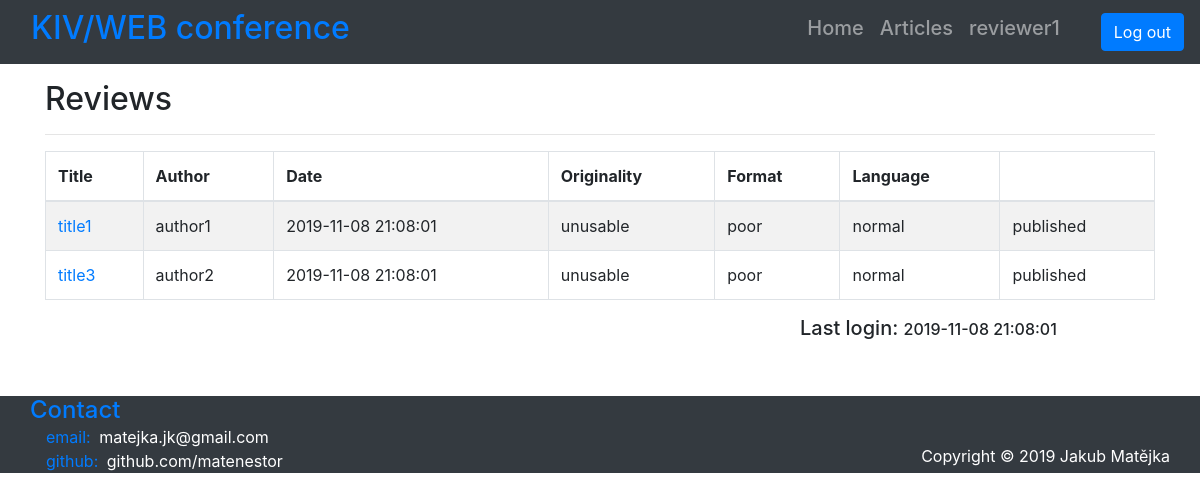
The app's page /index.php?page=user (signed in) with its own data.
### tables this page shows
CREATE TABLE IF NOT EXISTS `review` (
  `id_review` int(11) NOT NULL,
  `user_id_user` int(11) DEFAULT NULL,
  `article_id_article` int(11) NOT NULL,
  `originality` enum('unusable','poor','normal','great') DEFAULT NULL,
  `format` enum('unusable','poor','normal','great') DEFAULT NULL,
  `language` enum('unusable','poor','normal','great') DEFAULT NULL,
  `comment` text DEFAULT NULL
);

CREATE TABLE IF NOT EXISTS `article` (
  `id_article` int(11) NOT NULL,
  `user_id_user` int(11) NOT NULL,
  `title` varchar(256) NOT NULL,
  `author` varchar(128) NOT NULL,
  `date` datetime NOT NULL DEFAULT current_timestamp(),
  `file` varchar(256) NOT NULL,
  `status` enum('reviewing','published','refused') NOT NULL DEFAULT 'reviewing',
  `abstract` text NOT NULL
);

### app/Controllers/ABaseController.php (called while the page is built, shortened)
<?php
abstract class ABaseController {
    protected function getView($view, $title, $data=null) {
        require APP_PATH.DIR_VIEWS.LAYOUT.EXT_VIEW;
        $template = ob_get_clean();
        return $template;
    }
    public function getContent($view, $data) {
        require APP_PATH.DIR_VIEWS.$view.EXT_VIEW;
    }
}

### app/Controllers/ReviewerController.php (called while the page is built)
<?php
class ReviewerController extends ABaseController {
    private $dbReview;
    private $dbUser;
    public function __construct() {
        $this->view = "ReviewerView";
        $this->title = "Reviewer";
        $this->dbReview = new ReviewsModel();
        $this->dbUser = new UserModel();
    }
    public function process() {
        global $login;
        $userName = $login->getLoginUserName();
        $userId = $this->dbUser->getUserID($userName);
        $this->data = $this->dbReview->getAllReviewsOfUser($userId);
        $this->data["last_login"] = $this->dbUser->getUserLastLogin($userName);
        $this->show();
    }
    private function show() {
        $template = parent::getView(
            $this->view,
            $this->title,
            $this->data
        );
        return $template;
    }
}

### app/Controllers/UserController.php (called while the page is built, shortened)
<?php
class UserController extends ABaseController {
    private $dbUser;
    public function __construct() {
        $this->dbUser = new UserModel();
    }
    public function process() {
        global $login;
        $userName = $login->getLoginUserName();
        $userRole = $this->dbUser->getUserRole($userName);
        switch ($userRole) {
            case "reviewer":
                $controller = new ReviewerController();
                break;
        }
        $controller->process();
    }
}

### index.php (called while the page is built, shortened)
<?php
$login = new LoginService();
$router = new RouterService();
$router->route();

### app/Models/BaseModel.php (called while the page is built, shortened)
<?php
class BaseModel {
    private $pdo;
    public function __construct() {
        $this->pdo = $this->connectDB();
    }
    private function connectDB() {
        try {
            $pdo = new PDO("mysql:host=".DB_SERVER.";dbname=".DB_NAME, DB_USER, DB_PASS);
            $pdo->exec("set names utf8");
        }
        catch(PDOException $ex){
            die("Unable to connect to database. Please try again in a few minutes.");
        }
        return $pdo;
    }
    private function disconnectDB() {
        $this->pdo = null;
    }
    protected function executeQuery(string $query) {
        $stmt = $this->pdo->query($query);
        if ($stmt) {
            return $stmt;
        }
        else {
            $error = $this->pdo->errorInfo();
            echo $error[2];
            return null;
        }
    }
    protected function selectFromTable(string $select, string $tableName, string $where="", string $orderBy="", string $sort="", string $groupBy="") {
        $query = "SELECT ".$select." FROM ".$tableName
            .(($where=="")   ? "" : " WHERE ".$where)
            .(($orderBy=="") ? "" : " ORDER BY ".$orderBy)
            .(($sort=="")    ? "" : " ".$sort)
            .(($groupBy=="") ? "" : " GROUP BY ".$groupBy);
        $result = $this->executeQuery($query);
        return $result->fetchAll();
    }
    protected function selectJoin(string $select, string $tableName1, string $tableName2,
                                  string $tableKey1, string $tableKey2, string $groupBy="", string $where="") {
        $query = "SELECT ".$select
                ." FROM ".$tableName1." JOIN ".$tableName2
                ." on ".$tableKey1." = ".$tableKey2
                .(($groupBy=="") ? "" : " GROUP BY ".$groupBy)
                .(($where=="") ? "" : " WHERE ".$where);
        $result = $this->executeQuery($query);
        return $result->fetchAll();
    }
}

### app/Models/UserModel.php (called while the page is built, shortened)
<?php
class UserModel extends BaseModel {
    public function getUserID($userName) {
        return $this->getUserByName($userName)[0]["id_user"];
    }
    private function getUserByName($name) {
        $select = "*";
        $where = "username='$name'";
        return parent::selectFromTable($select, TABLE_USER, $where);
    }
}

### app/services/LoginService.php (called while the page is built, shortened)
<?php
class LoginService {
    private $name;
    private $sess;
    public function __construct() {
        $this->name = "username";
        $this->sess = new SessionService();
    }
    public function getLoginUserName() {
        return $this->sess->readSession($this->name);
    }
}

### app/services/SessionService.php (called while the page is built, shortened)
<?php
class SessionService {
    public function readSession($key) {
        $value = null;
        if($this->isSessionSet($key)) {
            $value = $_SESSION[$key];
        }
        return $value;
    }
    public function isSessionSet($key) {
        return isset($_SESSION[$key]);
    }
}

### app/Models/ReviewsModel.php (called while the page is built, shortened)
<?php
class ReviewsModel extends BaseModel {
    public function getAllReviewsOfUser($id) {
        $select = TABLE_REVIEW.".id_review, ".TABLE_REVIEW.".user_id_user, ".TABLE_REVIEW.".originality, ".TABLE_REVIEW.".format, ".TABLE_REVIEW.".language, ".TABLE_REVIEW.".comment, "
                 .TABLE_ARTICLE.".id_article, ".TABLE_ARTICLE.".title, ".TABLE_ARTICLE.".author, ".TABLE_ARTICLE.".date, ".TABLE_ARTICLE.".file, ".TABLE_ARTICLE.".status";
        $tableKey1 = TABLE_ARTICLE.".id_article";
        $tableKey2 = TABLE_REVIEW.".article_id_article";
        $where = TABLE_REVIEW.".user_id_user = ".$id;
        return parent::selectJoin($select, TABLE_ARTICLE, TABLE_REVIEW, $tableKey1, $tableKey2, "", $where);
    }
}

### app/Views/ReviewerView.phtml (the view)
<p class="h2">Reviews</p>
<hr>
<div class="table-wrapper table-responsive">
    <table class="table table-striped table-bordered">
        <thead>
        <tr>
            <th>Title</th>
            <th>Author</th>
            <th>Date</th>
            <th>Originality</th>
            <th>Format</th>
            <th>Language</th>
            <th></th>
        </tr>
        </thead>
        <tbody>
        <?php foreach ($data as $review): ?>
            <?php if (!is_array($review)) break; ?>
            <tr>
                <td><a href="<?= ROOT_PATH.FILES.$review["title"]; ?>" target="_blank"><?= $review["title"]; ?></a></td>
                <td><?= $review["author"]; ?></td>
                <td><?= $review["date"]; ?></td>
                <td><?= $review["originality"] == null ? "" : $review["originality"]; ?></td>
                <td><?= $review["format"] == null ? "" : $review["format"]; ?></td>
                <td><?= $review["language"] == null ? "" : $review["language"]; ?></td>
                <td>
                    <div>
                        <?php if ($review["status"] == "reviewing"): ?>
                            <a href="<?= INDEX."?page=new_review&id_review=".$review["id_review"] ?>" class="btn btn-primary" role="button" aria-pressed="true">Review</a>
                        <?php else: ?>
                            <?php echo $review["status"] ?>
                        <?php endif; ?>
                    </div>
                </td>
            </tr>
        <?php endforeach; ?>
        </tbody>
    </table>
</div>
<div class="row mb-5 mx-auto">
    <p class="col-4 ml-auto h5">Last login: <span class="h6"><?= $data["last_login"] ?></span></p>
</div>

### app/Views/Layout.phtml (style rules this page uses)
body { padding-top: 80px; }

### records on screen
review: article_id_article.title "title1", article_id_article.author "author1", article_id_article.date "2019-11-08 21:08:01", originality "unusable", format "poor", language "normal", article_id_article.status "published"
review: article_id_article.title "title3", article_id_article.author "author2", article_id_article.date "2019-11-08 21:08:01", originality "unusable", format "poor", language "normal", article_id_article.status "published"

### other values on screen
$login->getLoginUserName() "reviewer1"
$data["last_login"] "2019-11-08 21:08:01"
